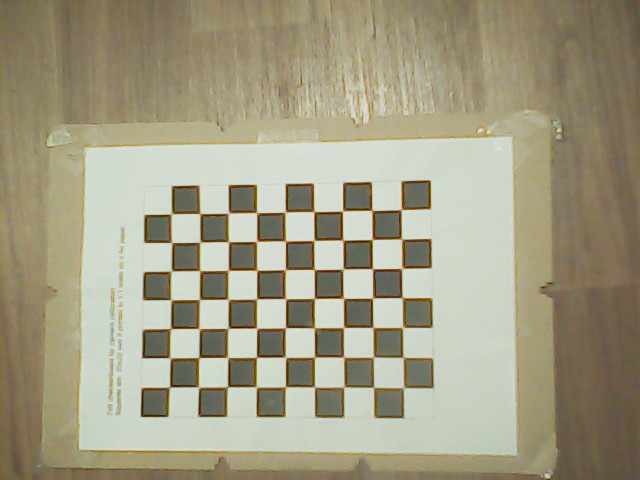
#> input picture Assignment 4/camera_calibration/images/WIN_20261024_18_40_12_Pro.jpg, 640 x 480 px; its folder holds 4 pictures in this run
$ python calibration.py
#> lines starting #> are read from the running program, lines starting #| are printed output that depends on the picture; after the words box and inside, x2 and y2 are one past the last pixel; in counts of white or black regions, pixels touching at a corner belong together
import os
import numpy as np
import cv2
import glob

CHECKERBOARD = (7, 9)    # inner corners
square_size = 0.020      # metres, measure your printout!
USE_FIXED_MODEL = True   # False = free 5-parameter model

# Create a folder to save the images with rainbow corners drawn
os.makedirs('detected_corners', exist_ok=True)

criteria = (cv2.TERM_CRITERIA_EPS + cv2.TERM_CRITERIA_MAX_ITER, 30, 0.001)
objp = np.zeros((CHECKERBOARD[0] * CHECKERBOARD[1], 3), np.float32)
objp[:, :2] = np.mgrid[0:CHECKERBOARD[0], 0:CHECKERBOARD[1]].T.reshape(-1, 2)
objp *= square_size

objpoints, imgpoints, used = [], [], []
images = sorted(glob.glob('images/*.jpg') + glob.glob('images/*.png'))
print(f"-> Found {len(images)} images.")

size = None
for fname in images:
    img = cv2.imread(fname)
#> img is the input picture: shape (480, 640, 3); mean B, G, R 132.2, 156.6, 161.8
    if img is None:
        continue
    gray = cv2.cvtColor(img, cv2.COLOR_BGR2GRAY)
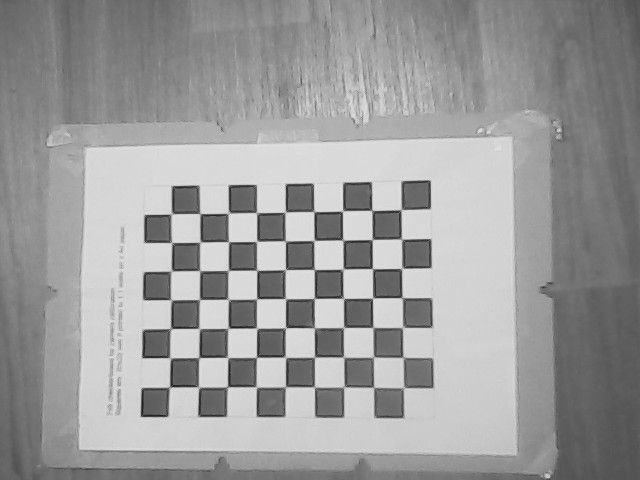
#> gray: shape (480, 640); min 22, max 231, mean 155.4
    if size is None:
        size = gray.shape[::-1]
#> size = (640, 480)
    elif gray.shape[::-1] != size:
        print(f"[SKIP] {fname}: size {gray.shape[::-1]} != {size}")
        continue

    ok, corners = cv2.findChessboardCorners(
        gray, CHECKERBOARD,
        cv2.CALIB_CB_ADAPTIVE_THRESH + cv2.CALIB_CB_NORMALIZE_IMAGE)
#> ok = True; corners = 63 rows, first 8: [400.9, 209.7], [401.9, 239.5], [401.3, 268.8], [401.6, 297.4], [403.1, 326.9], [402.8, 356.9], [404.1, 387.5], [371.7, 210.2]
    if not ok:
        print(f"[FAILED] {fname}")
        continue

    corners = cv2.cornerSubPix(gray, corners, (11, 11), (-1, -1), criteria)
#> corners = 63 rows, first 8: [401.1, 209.7], [401.4, 239.1], [401.7, 268.4], [402.2, 297.6], [402.6, 327.4], [402.9, 357.3], [403.5, 387.6], [371.9, 210.5]
    objpoints.append(objp)
    imgpoints.append(corners)
    used.append(fname)

    # --- DRAW RAINBOW CORNERS AND SAVE ---
    vis_img = img.copy()
    cv2.drawChessboardCorners(vis_img, CHECKERBOARD, corners, ok)
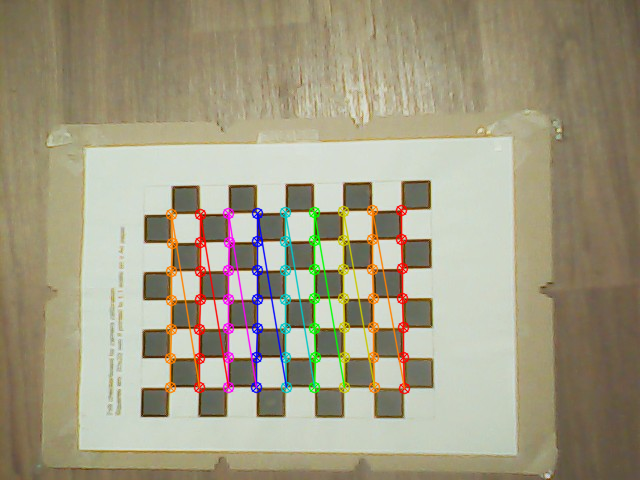
#> vis_img: shape (480, 640, 3); 4.42% of pixels changed, all inside (x1, y1, x2, y2) = (164, 204, 411, 395)
    out_path = os.path.join('detected_corners', os.path.basename(fname))
    cv2.imwrite(out_path, vis_img)
#> pass 2 of the loop `for fname in images:`:
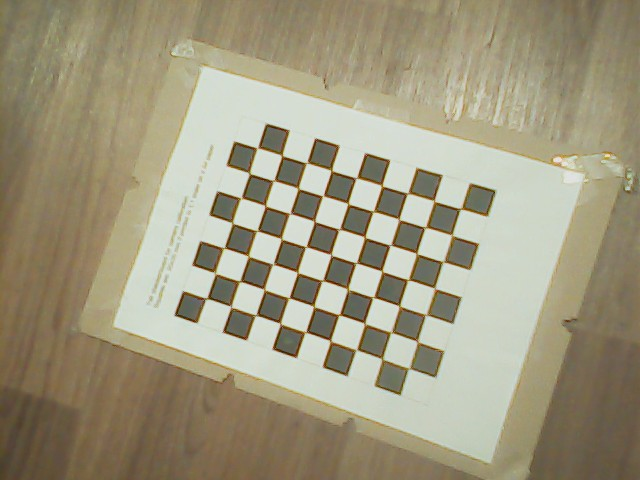
#> input picture Assignment 4/camera_calibration/images/WIN_20261024_18_40_17_Pro.jpg, 640 x 480 px
#> img is the input picture: shape (480, 640, 3); mean B, G, R 127.6, 152.6, 159.6
#> `gray = cv2.cvtColor(img, cv2.COLOR_BGR2GRAY)`:
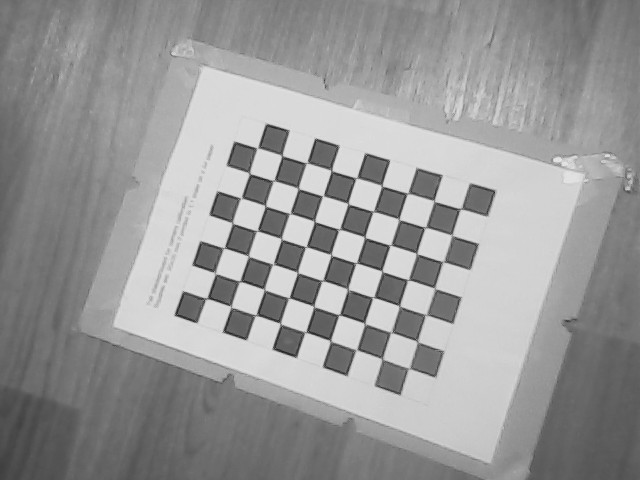
#> gray: shape (480, 640); min 28, max 232, mean 151.8
#> `ok, corners = cv2.findChessboardCorners( gray, CHECKERBOARD, cv2.CALIB..`: corners = 63 rows, first 8: [207.3, 298.4], [215.6, 274.4], [224.7, 247.9], [232.4, 222.7], [241.9, 198], [249.7, 173.7], [257.3, 148.1], [231, 306.4]
#> `corners = cv2.cornerSubPix(gray, corners, (11, 11), (-1, -1), criteria)`: corners = 63 rows, first 8: [206.7, 298.3], [215.4, 273.1], [223.8, 247.8], [232.5, 223.1], [240.9, 197.9], [249.6, 173.4], [257.3, 148], [231.2, 306.7]
#> `cv2.drawChessboardCorners(vis_img, CHECKERBOARD, corners, ok)`:
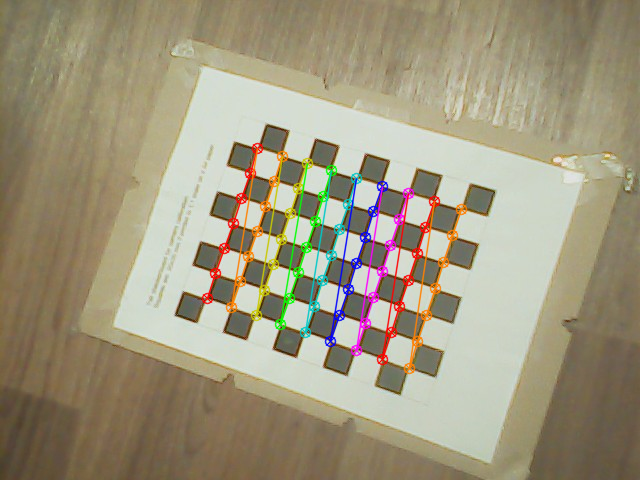
#> vis_img: shape (480, 640, 3); 4.19% of pixels changed, all inside (x1, y1, x2, y2) = (201, 142, 468, 375)
#> pass 3 of the loop `for fname in images:`:
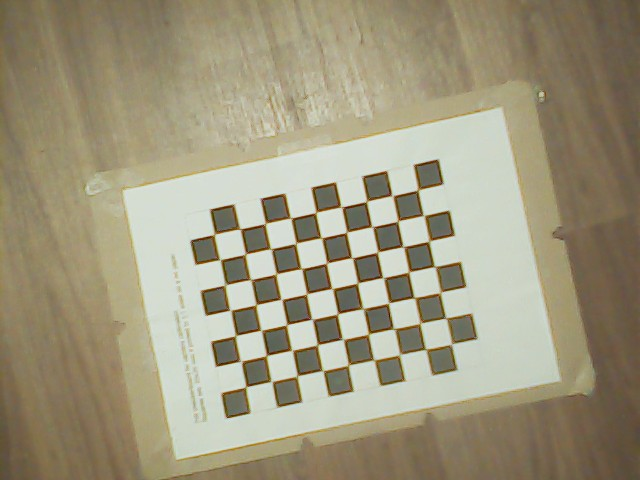
#> input picture Assignment 4/camera_calibration/images/WIN_20261024_18_40_23_Pro.jpg, 640 x 480 px
#> img is the input picture: shape (480, 640, 3); mean B, G, R 126.2, 151.4, 158.7
#> `gray = cv2.cvtColor(img, cv2.COLOR_BGR2GRAY)`:
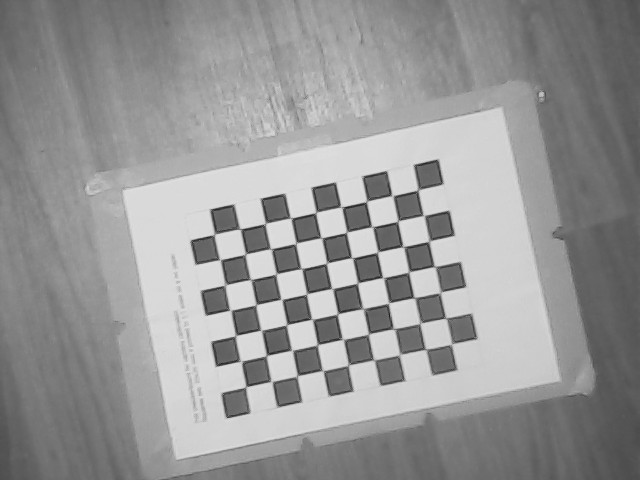
#> gray: shape (480, 640); min 23, max 232, mean 150.7
#> `ok, corners = cv2.findChessboardCorners( gray, CHECKERBOARD, cv2.CALIB..`: corners = 63 rows, first 8: [417.7, 190.1], [423.5, 215.4], [428.3, 241.8], [434.2, 266.4], [440.4, 292.6], [445.2, 318.1], [450.9, 344.8], [392.6, 195.9]
#> `corners = cv2.cornerSubPix(gray, corners, (11, 11), (-1, -1), criteria)`: corners = 63 rows, first 8: [417.9, 190], [423.7, 215.6], [428.9, 241.2], [434.6, 266.5], [440.2, 292.4], [445.7, 317.9], [451.4, 344], [392.4, 195.6]
#> `cv2.drawChessboardCorners(vis_img, CHECKERBOARD, corners, ok)`:
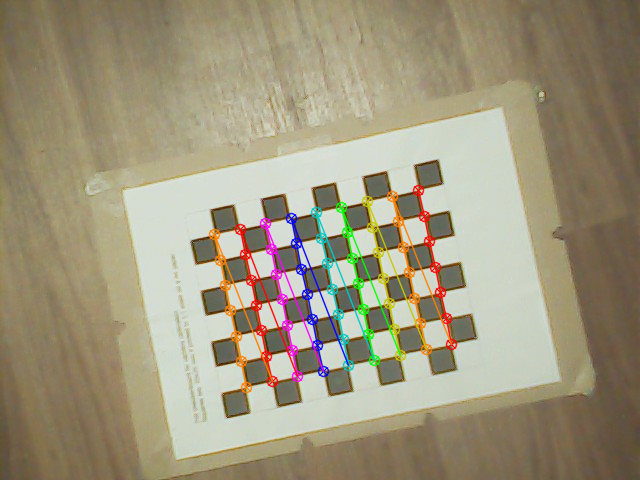
#> vis_img: shape (480, 640, 3); 4.03% of pixels changed, all inside (x1, y1, x2, y2) = (208, 184, 458, 394)
#> the loop made 4 passes; the first 3 are shown

print(f"-> Using {len(objpoints)} images, size {size}")
print("-> Saved all rainbow corner images in 'detected_corners/' folder.")
if len(objpoints) < 8:
#> (the run stopped early here; a loop or call above may not have finished)
